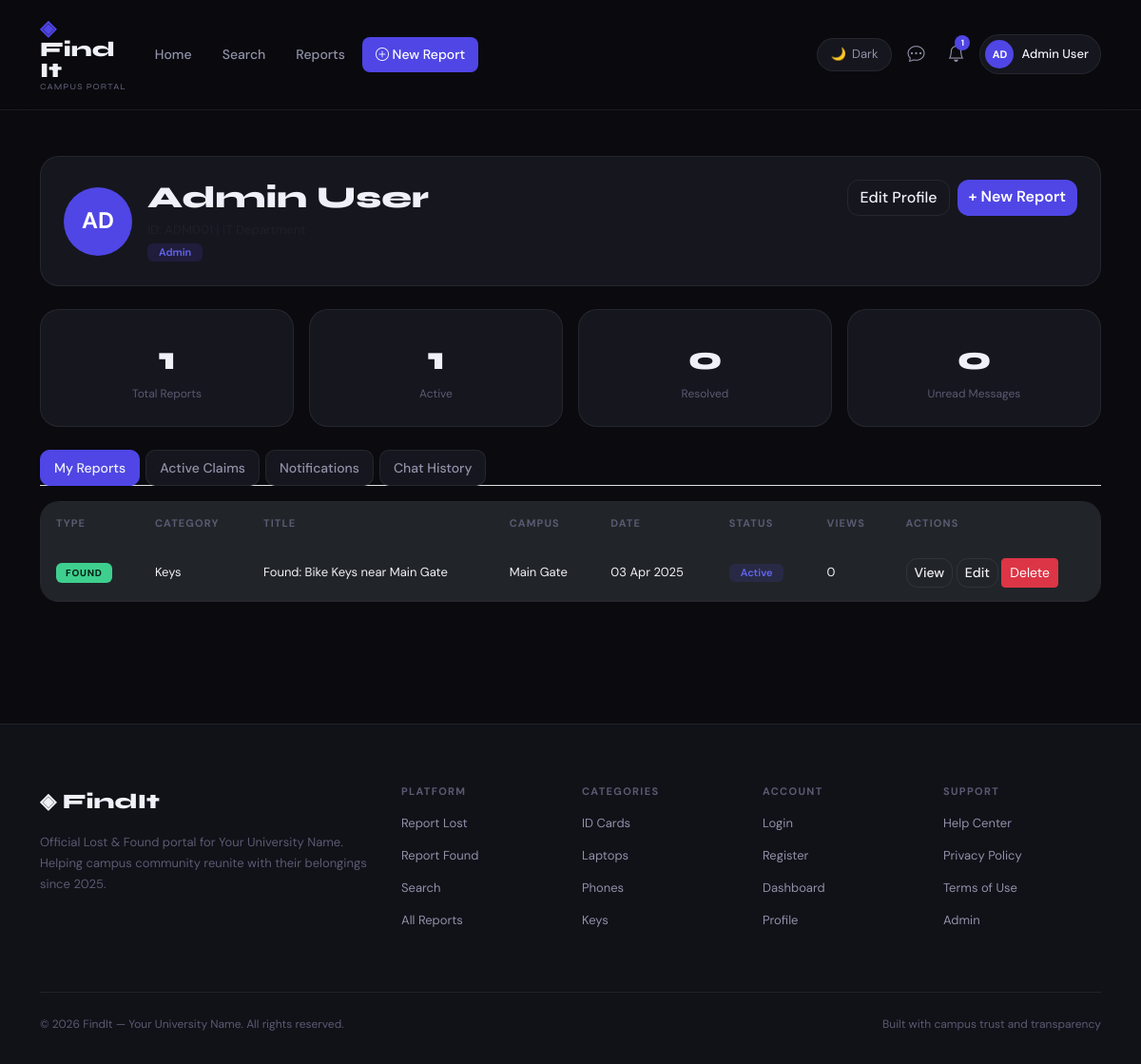
/dashboard.php (signed in), run on an earlier commit of the app's database.
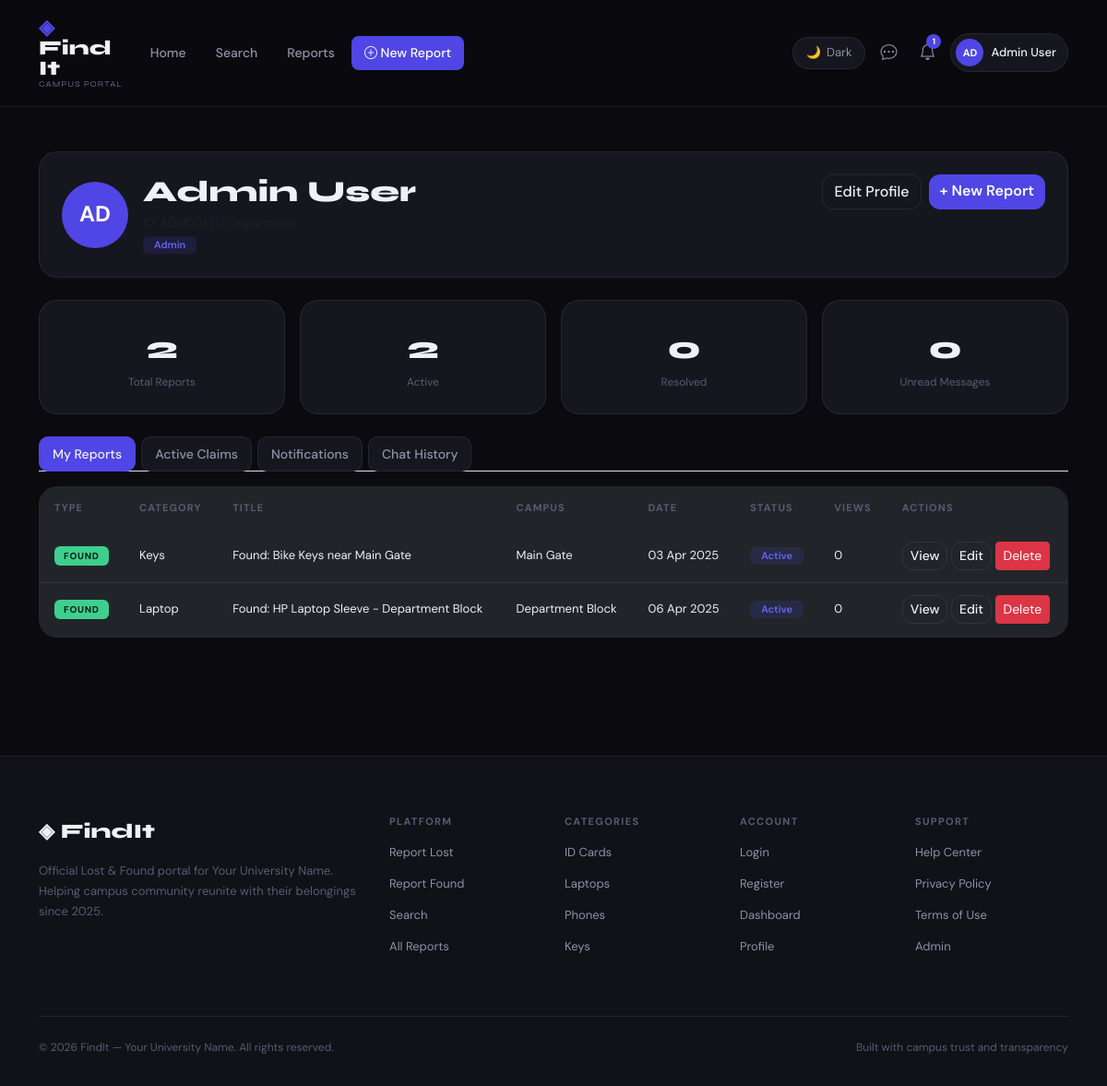
And on a later commit of the database.
### tables this page shows
CREATE TABLE reports (
  id              INT UNSIGNED AUTO_INCREMENT PRIMARY KEY,
  user_id         INT UNSIGNED NOT NULL,
  type            ENUM('lost','found') NOT NULL,
  category        ENUM('id_card','library_card','laptop','phone','wallet','keys','stationery','clothing','book','calculator','usb_drive','earbuds','other') NOT NULL,
  title           VARCHAR(255) NOT NULL,
  description     TEXT NOT NULL,
  photo           VARCHAR(255),
  campus_location VARCHAR(100) NOT NULL,
  latitude        DECIMAL(10,7),
  longitude       DECIMAL(10,7),
  date_occurred   DATE NOT NULL,
  time_occurred   TIME,
  contact_phone   VARCHAR(20),
  secret_question VARCHAR(255),
  secret_answer   VARCHAR(255),
  reward_offered  TINYINT(1) DEFAULT 0,
  reward_amount   DECIMAL(10,2),
  status          ENUM('active','claimed','verified','resolved','disputed','closed') DEFAULT 'active',
  views           INT DEFAULT 0,
  created_at      TIMESTAMP DEFAULT CURRENT_TIMESTAMP,
  FOREIGN KEY (user_id) REFERENCES users(id) ON DELETE CASCADE
);

### includes/config.php (called while the page is built, shortened)
<?php
function h(?string $value): string
{
    return htmlspecialchars((string) $value, ENT_QUOTES, 'UTF-8');
}
function human_date(?string $date): string
{
    return date('d M Y', strtotime($date));
}
function status_badge_class(string $status): string
{
    return match ($status) {
        'active' => 'badge-active',
        'resolved' => 'badge-resolved',
        'claimed', 'verified' => 'badge-claimed',
        'disputed' => 'badge-disputed',
        default => 'badge-active'
    };
}
function report_type_badge(string $type): string
{
    return $type === 'lost' ? 'badge-lost' : 'badge-found';
}
function report_location(array $report): string
{
    if (isset($report['campus_location']) && trim((string) $report['campus_location']) !== '') {
        return (string) $report['campus_location'];
    }
    return 'Campus';
}
?>

### dashboard.php (the view, shortened to what the changed rows need)
<?php
require_once __DIR__ . '/includes/db.php';
$userStmt = $pdo->prepare('SELECT * FROM users WHERE id = ?');
$userStmt->execute([$_SESSION['user_id']]);
$user = $userStmt->fetch();
$statsStmt = $pdo->prepare("SELECT
  COUNT(*) AS total,
  SUM(CASE WHEN status IN ('active','claimed','verified') THEN 1 ELSE 0 END) AS active_count,
  SUM(CASE WHEN status='resolved' THEN 1 ELSE 0 END) AS resolved_count
  FROM reports WHERE user_id = ?");
$statsStmt->execute([$_SESSION['user_id']]);
$stats = $statsStmt->fetch();
$myReportsStmt = $pdo->prepare('SELECT * FROM reports WHERE user_id = ? ORDER BY created_at DESC');
$myReportsStmt->execute([$_SESSION['user_id']]);
$myReports = $myReportsStmt->fetchAll();
include __DIR__ . '/includes/header.php';
?>
<div class="container py-5">
  <div class="report-card p-4 mb-4">
    <div class="d-flex justify-content-between align-items-start flex-wrap gap-3">
      <div class="d-flex gap-3 align-items-center">
        <div>
          <h2 class="mb-1"><?= h($user['name']) ?></h2>
        </div>
      </div>
    </div>
  </div>
  <div class="row g-3 mb-4">
    <div class="col-6 col-lg-3"><div class="dash-stat"><div class="dash-stat-value"><?= (int) ($stats['total'] ?? 0) ?></div><div class="dash-stat-label">Total Reports</div></div></div>
    <div class="col-6 col-lg-3"><div class="dash-stat"><div class="dash-stat-value"><?= (int) ($stats['active_count'] ?? 0) ?></div><div class="dash-stat-label">Active</div></div></div>
  </div>
  <div class="tab-content">
    <div class="tab-pane fade show active" id="tab-reports">
      <div class="table-responsive admin-table">
        <table class="table table-dark table-hover mb-0">
          <thead><tr><th>Type</th><th>Category</th><th>Title</th><th>Campus</th><th>Date</th><th>Status</th><th>Views</th><th>Actions</th></tr></thead>
          <tbody>
            <?php foreach ($myReports as $r): ?>
              <tr>
                <td><span class="<?= report_type_badge($r['type']) ?>"><?= strtoupper(h($r['type'])) ?></span></td>
                <td><?= h(REPORT_CATEGORIES[$r['category']] ?? $r['category']) ?></td>
                <td><?= h($r['title']) ?></td>
                <td><?= h(report_location($r)) ?></td>
                <td><?= h(human_date($r['date_occurred'])) ?></td>
                <td><span class="badge badge-status <?= status_badge_class($r['status']) ?>"><?= h(ucfirst($r['status'])) ?></span></td>
                <td><?= (int) $r['views'] ?></td>
                <td>
                  <a class="btn btn-sm btn-outline-custom" href="<?= BASE_URL ?>report-detail.php?id=<?= (int) $r['id'] ?>">View</a>
                  <a class="btn btn-sm btn-outline-custom" href="<?= BASE_URL ?>create-report.php?edit=<?= (int) $r['id'] ?>">Edit</a>
                  <form method="post" class="d-inline delete-form">
                    <button class="btn btn-sm btn-danger btn-delete" type="submit">Delete</button>
                  </form>
                </td>
              </tr>
            <?php endforeach; ?>
          </tbody>
        </table>
      </div>
    </div>
  </div>
</div>
<?php include __DIR__ . '/includes/footer.php'; ?>

What changed in the data, as far as the page shows it:
added reports: type "FOUND", category "Laptop", title "Found: HP Laptop Sleeve - Department Block", campus_location "Department Block", date_occurred "06 Apr 2025", status "Active", views "0"
Also different on the page:
$stats['total']: "1" → "2"
$stats['active_count']: "1" → "2"
